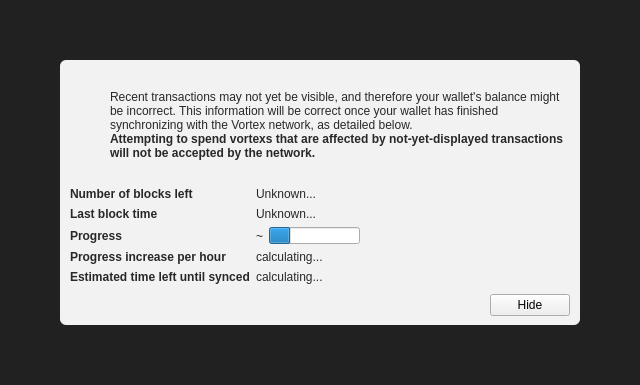
<?xml version="1.0" encoding="UTF-8"?>
<ui version="4.0">
 <class>ModalOverlay</class>
 <widget class="ModalOverlay" name="ModalOverlay">
  <property name="geometry">
   <rect>
    <x>0</x>
    <y>0</y>
    <width>640</width>
    <height>385</height>
   </rect>
  </property>
  <property name="windowTitle">
   <string>Form</string>
  </property>
  <layout class="QVBoxLayout" name="verticalLayout" stretch="0">
   <property name="sizeConstraint">
    <enum>QLayout::SetDefaultConstraint</enum>
   </property>
   <property name="leftMargin">
    <number>0</number>
   </property>
   <property name="topMargin">
    <number>0</number>
   </property>
   <property name="rightMargin">
    <number>0</number>
   </property>
   <property name="bottomMargin">
    <number>0</number>
   </property>
   <item>
    <widget class="QWidget" name="bgWidget" native="true">
     <property name="styleSheet">
      <string notr="true">#bgWidget { background: rgba(0,0,0,220); }</string>
     </property>
     <layout class="QVBoxLayout" name="verticalLayoutMain" stretch="1">
      <property name="leftMargin">
       <number>60</number>
      </property>
      <property name="topMargin">
       <number>60</number>
      </property>
      <property name="rightMargin">
       <number>60</number>
      </property>
      <property name="bottomMargin">
       <number>60</number>
      </property>
      <item>
       <widget class="QWidget" name="contentWidget" native="true">
        <property name="styleSheet">
         <string notr="true">#contentWidget { background: rgba(255,255,255,240); border-radius: 6px; }

QLabel { color: rgb(40,40,40);  }</string>
        </property>
        <layout class="QVBoxLayout" name="verticalLayoutSub" stretch="1,0,0,0">
         <property name="spacing">
          <number>0</number>
         </property>
         <property name="leftMargin">
          <number>10</number>
         </property>
         <property name="topMargin">
          <number>10</number>
         </property>
         <property name="rightMargin">
          <number>10</number>
         </property>
         <property name="bottomMargin">
          <number>10</number>
         </property>
         <item>
          <layout class="QHBoxLayout" name="horizontalLayoutIconText" stretch="0,1">
           <property name="topMargin">
            <number>20</number>
           </property>
           <item>
            <layout class="QVBoxLayout" name="verticalLayoutIcon">
             <property name="leftMargin">
              <number>0</number>
             </property>
             <item>
              <widget class="QPushButton" name="warningIcon">
               <property name="enabled">
                <bool>false</bool>
               </property>
               <property name="text">
                <string/>
               </property>
               <property name="icon">
                <iconset>
                 <normaloff>:/icons/warning</normaloff>
                 <disabledoff>:/icons/warning</disabledoff>:/icons/warning</iconset>
               </property>
               <property name="iconSize">
                <size>
                 <width>48</width>
                 <height>48</height>
                </size>
               </property>
               <property name="flat">
                <bool>true</bool>
               </property>
              </widget>
             </item>
             <item>
              <spacer name="verticalSpacerWarningIcon">
               <property name="orientation">
                <enum>Qt::Vertical</enum>
               </property>
               <property name="sizeHint" stdset="0">
                <size>
                 <width>20</width>
                 <height>40</height>
                </size>
               </property>
              </spacer>
             </item>
            </layout>
           </item>
           <item>
            <layout class="QVBoxLayout" name="verticalLayoutInfoText">
             <property name="leftMargin">
              <number>0</number>
             </property>
             <property name="topMargin">
              <number>0</number>
             </property>
             <item>
              <widget class="QLabel" name="infoText">
               <property name="text">
                <string>Recent transactions may not yet be visible, and therefore your wallet's balance might be incorrect. This information will be correct once your wallet has finished synchronizing with the Vortex network, as detailed below.</string>
               </property>
               <property name="textFormat">
                <enum>Qt::RichText</enum>
               </property>
               <property name="wordWrap">
                <bool>true</bool>
               </property>
              </widget>
             </item>
             <item>
              <widget class="QLabel" name="infoTextStrong">
               <property name="font">
                <font>
                 <weight>75</weight>
                 <bold>true</bold>
                </font>
               </property>
               <property name="text">
                <string>Attempting to spend vortexs that are affected by not-yet-displayed transactions will not be accepted by the network.</string>
               </property>
               <property name="textFormat">
                <enum>Qt::RichText</enum>
               </property>
               <property name="wordWrap">
                <bool>true</bool>
               </property>
              </widget>
             </item>
             <item>
              <spacer name="verticalSpacerInTextSpace">
               <property name="orientation">
                <enum>Qt::Vertical</enum>
               </property>
               <property name="sizeHint" stdset="0">
                <size>
                 <width>20</width>
                 <height>40</height>
                </size>
               </property>
              </spacer>
             </item>
            </layout>
           </item>
          </layout>
         </item>
         <item>
          <spacer name="verticalSpacerAfterText">
           <property name="orientation">
            <enum>Qt::Vertical</enum>
           </property>
           <property name="sizeHint" stdset="0">
            <size>
             <width>20</width>
             <height>40</height>
            </size>
           </property>
          </spacer>
         </item>
         <item>
          <layout class="QFormLayout" name="formLayout">
           <property name="fieldGrowthPolicy">
            <enum>QFormLayout::FieldsStayAtSizeHint</enum>
           </property>
           <property name="horizontalSpacing">
            <number>6</number>
           </property>
           <property name="verticalSpacing">
            <number>6</number>
           </property>
           <property name="topMargin">
            <number>10</number>
           </property>
           <item row="0" column="0">
            <widget class="QLabel" name="labelNumberOfBlocksLeft">
             <property name="font">
              <font>
               <weight>75</weight>
               <bold>true</bold>
              </font>
             </property>
             <property name="text">
              <string>Number of blocks left</string>
             </property>
            </widget>
           </item>
           <item row="0" column="1">
            <widget class="QLabel" name="numberOfBlocksLeft">
             <property name="text">
              <string>Unknown...</string>
             </property>
            </widget>
           </item>
           <item row="1" column="0">
            <widget class="QLabel" name="labelLastBlockTime">
             <property name="font">
              <font>
               <weight>75</weight>
               <bold>true</bold>
              </font>
             </property>
             <property name="text">
              <string>Last block time</string>
             </property>
            </widget>
           </item>
           <item row="1" column="1">
            <widget class="QLabel" name="newestBlockDate">
             <property name="sizePolicy">
              <sizepolicy hsizetype="Maximum" vsizetype="Preferred">
               <horstretch>0</horstretch>
               <verstretch>0</verstretch>
              </sizepolicy>
             </property>
             <property name="text">
              <string>Unknown...</string>
             </property>
            </widget>
           </item>
           <item row="2" column="0">
            <widget class="QLabel" name="labelSyncDone">
             <property name="font">
              <font>
               <weight>75</weight>
               <bold>true</bold>
              </font>
             </property>
             <property name="text">
              <string>Progress</string>
             </property>
            </widget>
           </item>
           <item row="2" column="1">
            <layout class="QHBoxLayout" name="horizontalLayoutSync" stretch="0,1">
             <item>
              <widget class="QLabel" name="percentageProgress">
               <property name="text">
                <string notr="true">~</string>
               </property>
              </widget>
             </item>
             <item>
              <widget class="QProgressBar" name="progressBar">
               <property name="value">
                <number>24</number>
               </property>
               <property name="format">
                <string/>
               </property>
              </widget>
             </item>
            </layout>
           </item>
           <item row="4" column="0">
            <widget class="QLabel" name="labelProgressIncrease">
             <property name="font">
              <font>
               <weight>75</weight>
               <bold>true</bold>
              </font>
             </property>
             <property name="text">
              <string>Progress increase per hour</string>
             </property>
            </widget>
           </item>
           <item row="4" column="1">
            <widget class="QLabel" name="progressIncreasePerH">
             <property name="text">
              <string>calculating...</string>
             </property>
            </widget>
           </item>
           <item row="5" column="0">
            <widget class="QLabel" name="labelEstimatedTimeLeft">
             <property name="font">
              <font>
               <weight>75</weight>
               <bold>true</bold>
              </font>
             </property>
             <property name="text">
              <string>Estimated time left until synced</string>
             </property>
            </widget>
           </item>
           <item row="5" column="1">
            <widget class="QLabel" name="expectedTimeLeft">
             <property name="text">
              <string>calculating...</string>
             </property>
            </widget>
           </item>
          </layout>
         </item>
         <item>
          <layout class="QHBoxLayout" name="horizontalLayoutButtons">
           <property name="leftMargin">
            <number>10</number>
           </property>
           <property name="topMargin">
            <number>10</number>
           </property>
           <item>
            <spacer name="horizontalSpacer">
             <property name="orientation">
              <enum>Qt::Horizontal</enum>
             </property>
             <property name="sizeHint" stdset="0">
              <size>
               <width>40</width>
               <height>20</height>
              </size>
             </property>
            </spacer>
           </item>
           <item>
            <widget class="QPushButton" name="closeButton">
             <property name="text">
              <string>Hide</string>
             </property>
            </widget>
           </item>
          </layout>
         </item>
        </layout>
       </widget>
      </item>
     </layout>
    </widget>
   </item>
  </layout>
 </widget>
 <customwidgets>
  <customwidget>
   <class>ModalOverlay</class>
   <extends>QWidget</extends>
   <header>qt/modaloverlay.h</header>
   <container>1</container>
  </customwidget>
 </customwidgets>
 <resources/>
 <connections/>
</ui>
